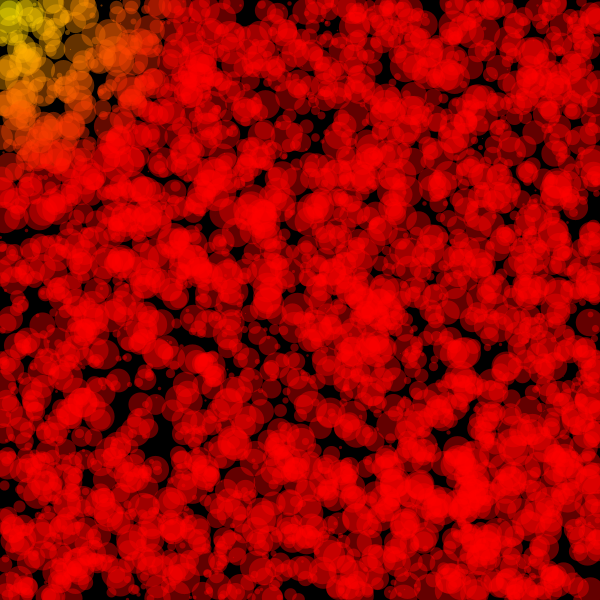
Frame 1 (no input)
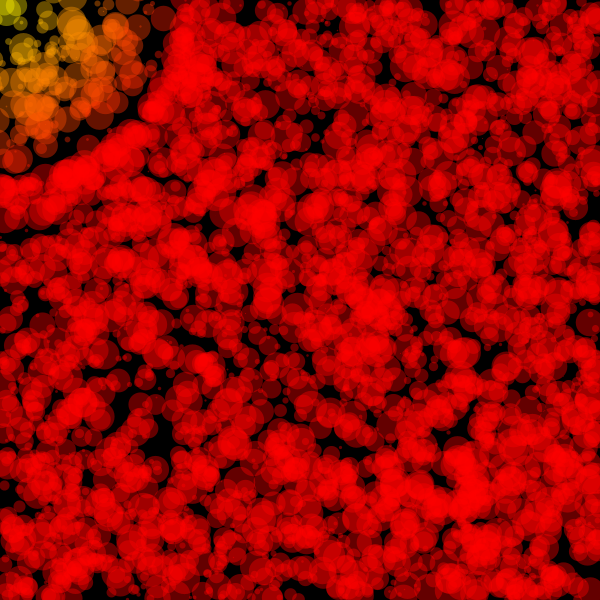
Frame 60 (the mouse pressed at the canvas centre just before this capture)
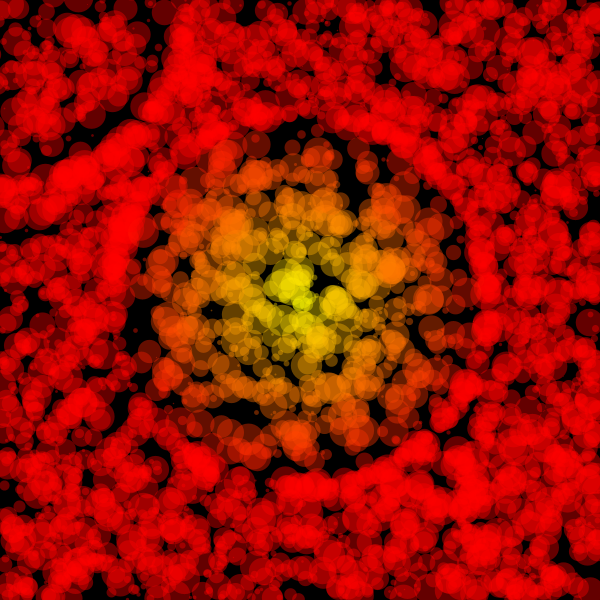
Frame 120 (the mouse held since frame 60 and released just before this capture)

The Processing sketch that drew these frames (run headless with seeded random() and noise(); from frame 60 on, the mouse is pressed at the canvas centre):

// Processing sketch: processing_105287
// ── processing_105287.pde

// A program that draws a bunch of random points,
// and colors each based on the distance from the
// mouse to the point.  Points near the mouse are
// yellow, others are red.
// This is meant to demonstrate the importance of
// arrays.  How would this even be possible if 
// it weren't for arrays?
final int MAX_RADIUS = 8;
final int POINT_COUNT = 3500;
final int TRIGGER_DISTANCE = 185;
final float JIGGLE_FACTOR = 8;

float[] x;
float[] y;
float[] rad;
color red = color(255,0,0);
color yellow = color(255,255,0);


void setup() {
  size(600, 600);
  background(0);
  strokeWeight(2 * RADIUS);
  stroke(yellow);
  x = new float[POINT_COUNT];
  y = new float[POINT_COUNT];
  rad = new float[POINT_COUNT];

  for (int i = 0; i < POINT_COUNT; i++) {
    x[i] = random(width);
    y[i] = random(height);
    rad[i] = random(2 * MAX_RADIUS);
  }
}

void draw() {
  background(0); 

  for (int i = 0; i < POINT_COUNT; i++) {
float dis = dist(mouseX, mouseY, x[i], y[i]);

    
//trigger = 185...

    stroke(red,100);
if(dis<TRIGGER_DISTANCE)
stroke(lerpColor(yellow,red, dis/185),100);
    strokeWeight(2 * rad[i]);
    point(x[i], y[i]);

    // This was an afterthought...if the mouse is near
    // a circle, move it a little.
    if (dis < TRIGGER_DISTANCE) {
      x[i] += random(-JIGGLE_FACTOR, JIGGLE_FACTOR);
      y[i] += random(-JIGGLE_FACTOR, JIGGLE_FACTOR);
      
    }
  }
}
